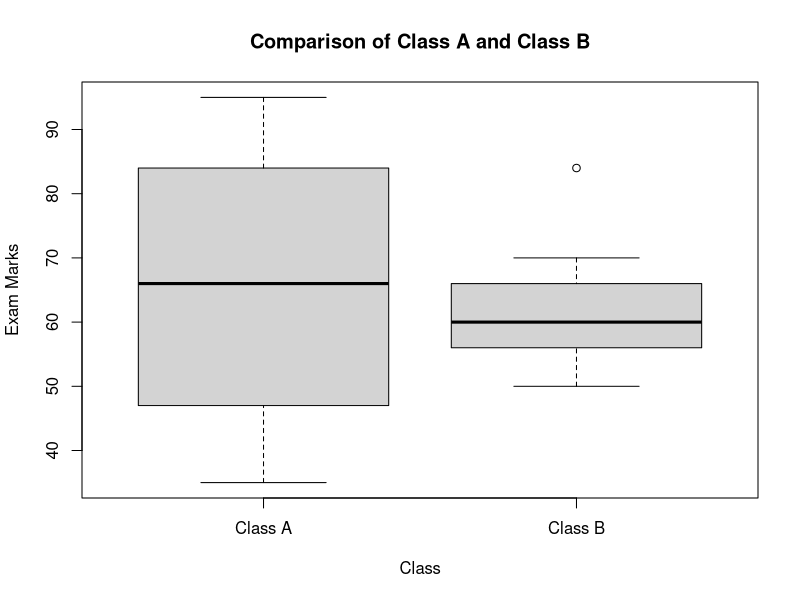
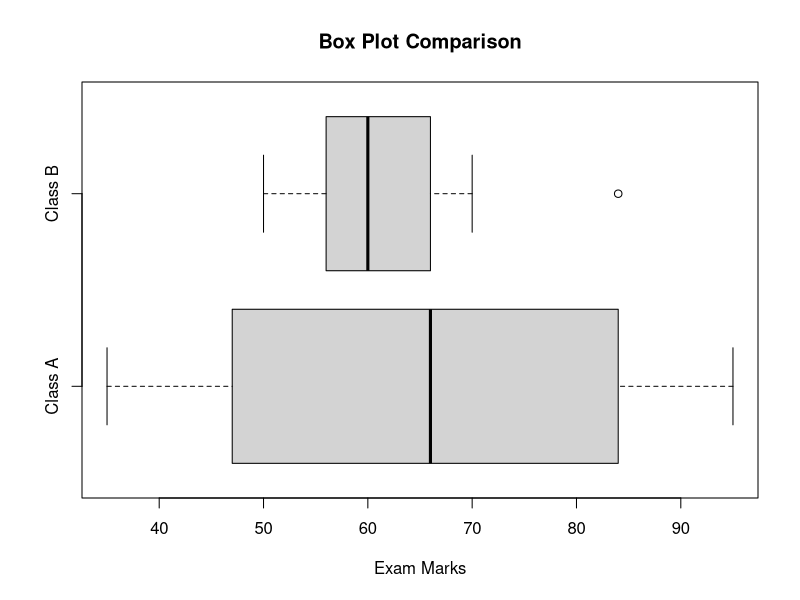

These charts were generated, in order, by the following R code:
# ============================================================
# Q4. COMPARISON OF MATHS CLASSES
# ============================================================


# ------------------------------------------------------------
# 1. Enter Class A Marks
# ------------------------------------------------------------

class_A <- c(
  76, 35, 47, 64, 95,
  66, 89, 36, 84
)


# ------------------------------------------------------------
# 2. Enter Class B Marks
# ------------------------------------------------------------

class_B <- c(
  51, 56, 84, 60, 59,
  70, 63, 66, 50
)


# ------------------------------------------------------------
# 3. Display Data
# ------------------------------------------------------------

cat("Class A Marks:\n")
print(class_A)

cat("\nClass B Marks:\n")
print(class_B)


# ------------------------------------------------------------
# 4. Calculate Mean
# ------------------------------------------------------------

mean_A <- mean(class_A)
mean_B <- mean(class_B)

cat("\nMean of Class A =", mean_A, "\n")
cat("Mean of Class B =", mean_B, "\n")


# ------------------------------------------------------------
# 5. Calculate Median
# ------------------------------------------------------------

median_A <- median(class_A)
median_B <- median(class_B)

cat("\nMedian of Class A =", median_A, "\n")
cat("Median of Class B =", median_B, "\n")


# ------------------------------------------------------------
# 6. Calculate Range
# ------------------------------------------------------------

range_A <- diff(range(class_A))
range_B <- diff(range(class_B))

cat("\nRange of Class A =", range_A, "\n")
cat("Range of Class B =", range_B, "\n")


# ------------------------------------------------------------
# 7. Display Minimum and Maximum
# ------------------------------------------------------------

cat("\nClass A Minimum =", min(class_A), "\n")
cat("Class A Maximum =", max(class_A), "\n")

cat("\nClass B Minimum =", min(class_B), "\n")
cat("Class B Maximum =", max(class_B), "\n")


# ------------------------------------------------------------
# 8. Summary Statistics
# ------------------------------------------------------------

cat("\nSummary of Class A:\n")
print(summary(class_A))

cat("\nSummary of Class B:\n")
print(summary(class_B))


# ------------------------------------------------------------
# 9. Compare Mean
# ------------------------------------------------------------

if (mean_A > mean_B) {
  cat("\nClass A has the higher mean.\n")
} else if (mean_B > mean_A) {
  cat("\nClass B has the higher mean.\n")
} else {
  cat("\nBoth classes have the same mean.\n")
}


# ------------------------------------------------------------
# 10. Compare Median
# ------------------------------------------------------------

if (median_A > median_B) {
  cat("Class A has the higher median.\n")
} else if (median_B > median_A) {
  cat("Class B has the higher median.\n")
} else {
  cat("Both classes have the same median.\n")
}


# ------------------------------------------------------------
# 11. Compare Range
# ------------------------------------------------------------

if (range_A > range_B) {
  cat("Class A has the larger range.\n")
} else if (range_B > range_A) {
  cat("Class B has the larger range.\n")
} else {
  cat("Both classes have the same range.\n")
}


# ------------------------------------------------------------
# 12. Create Combined Dataset
# ------------------------------------------------------------

marks <- c(
  class_A,
  class_B
)

class_name <- c(
  rep("Class A", length(class_A)),
  rep("Class B", length(class_B))
)

box_data <- data.frame(
  Class = class_name,
  Marks = marks
)

print(box_data)


# ------------------------------------------------------------
# 13. Draw Box Plot
# ------------------------------------------------------------

boxplot(
  class_A,
  class_B,
  names = c("Class A", "Class B"),
  main = "Comparison of Class A and Class B",
  xlab = "Class",
  ylab = "Exam Marks"
)


# ------------------------------------------------------------
# 14. Draw Horizontal Box Plot
# ------------------------------------------------------------

boxplot(
  class_A,
  class_B,
  names = c("Class A", "Class B"),
  horizontal = TRUE,
  main = "Box Plot Comparison",
  xlab = "Exam Marks"
)
